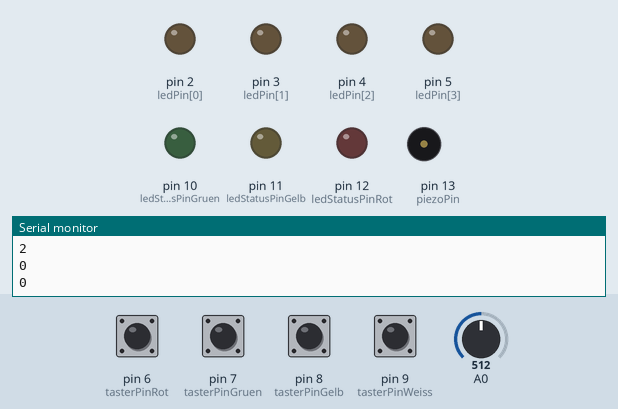
Recording of a sketch running on a simulated Arduino Uno, built with avr-gcc and run on an emulated ATmega328P. Parts: output pins drawn as LEDs (lit = HIGH), buzzer (waves = sounding), the last lines printed to the serial monitor. Inputs (shaded band) come from the test bench; at power-on: pin 6 (tasterPinRot), pin 7 (tasterPinGruen), pin 8 (tasterPinGelb), pin 9 (tasterPinWeiss) HIGH, A0 = 512. Random numbers use the default seed unless the sketch sets one.

Above: at 1.8 s.
1.9 s: pin 6 (tasterPinRot) pulled LOW for 0.15 s
At 4.8 s:
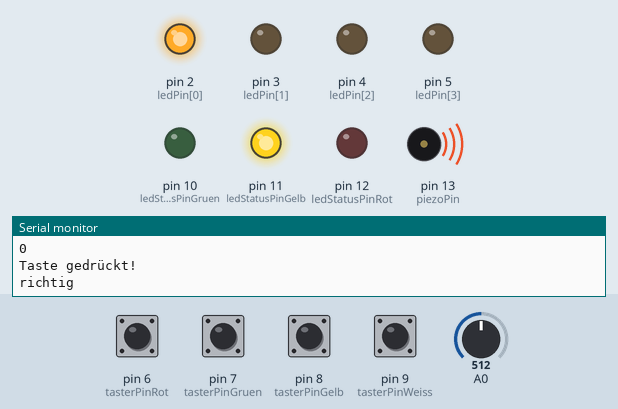
5.0 s: pin 6 (tasterPinRot) driven LOW
8.0 s: pin 6 (tasterPinRot) driven HIGH
11.0 s: pin 7 (tasterPinGruen) pulled LOW for 1 s
At 12.8 s:
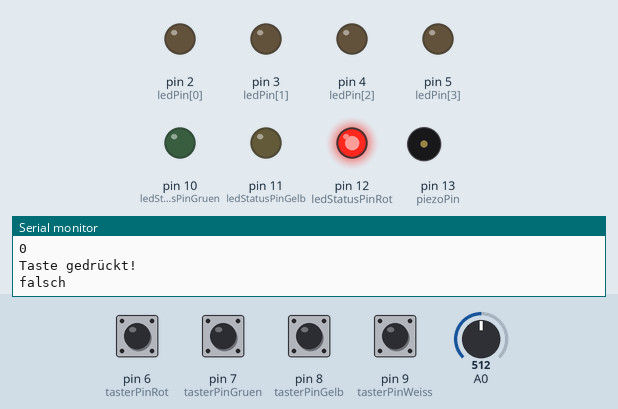
14.0 s: A0 set to 490
At 14.9 s:
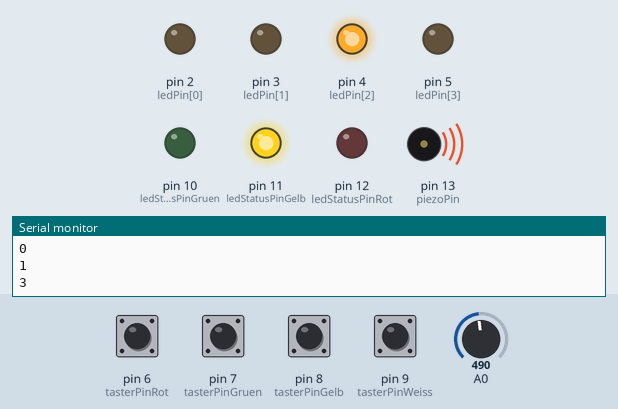
16.6 s: pin 8 (tasterPinGelb) pulled LOW for 0.15 s
At 17.4 s:
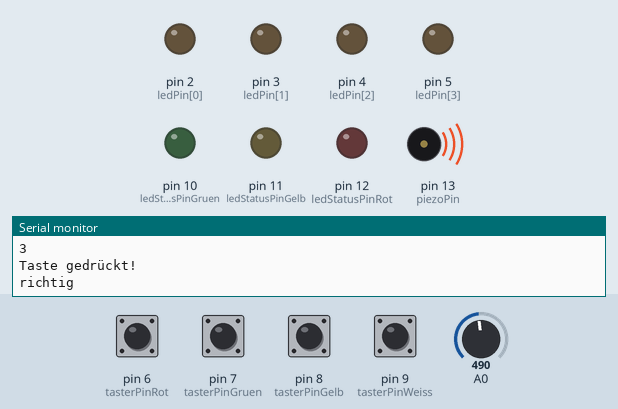
Timing chart, 0 to 19.3 s (numbered marks = the images above; inputs shaded):
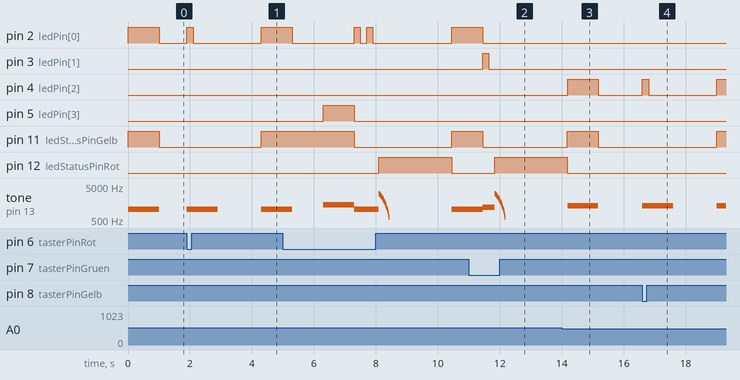

The sketch:

Farbensequenzspiel.ino
```cpp
/* Farbensequenzspiel */

#define MAXARRAY 6               // Vorgabe der Sequenzlänge
# define MAXLED 4                // Anzahl der LEDs
int ledPin[] = {2, 3, 4, 5};     // LED-Array mit Pin-Werten
#define piezoPin 13              // Piezo-Pin
#define tasterPinRot 6           // Taster Pin an roter LED
#define tasterPinGruen 7         // Taster-Pin an grüner LED
#define tasterPinGelb 8          // Taster-Pin an gelber LED
#define tasterPinWeiss 9         // Taster-Pin an weißer LED
#define ledStatusPinGruen 10     // Status LED grün
#define ledStatusPinGelb 11      // Status LED gelb
#define ledStatusPinRot 12       // Status LED rot

int colorArray[MAXARRAY];        // Enthält die Zahlenfolge für anzuzeigende Farben
int tones[] = {1047, 1175, 1319, 1397}; // Tonfrequenzen für die 4 Farben
int counter = 0;                 // Anzahl der gerade aufleuchtenden LEDs
boolean fail = false;

void setup(){
  Serial.begin(9600);
  for(int i = 0; i < MAXLED; i++)
    pinMode(ledPin[i], OUTPUT);       // LED-Pins als OUTPUT programmieren
  pinMode(tasterPinRot, INPUT);
  digitalWrite(tasterPinRot, HIGH);
  pinMode(tasterPinGruen, INPUT);
  digitalWrite(tasterPinGruen, HIGH);
  pinMode(tasterPinGelb, INPUT);
  digitalWrite(tasterPinGelb, HIGH);
  pinMode(tasterPinWeiss, INPUT);
  digitalWrite(tasterPinWeiss, HIGH);
  pinMode(ledStatusPinGruen, OUTPUT);
  pinMode(ledStatusPinGelb, OUTPUT);
  pinMode(ledStatusPinRot, OUTPUT);
}

void loop()
{
  digitalWrite(ledStatusPinGelb, HIGH);
  Serial.println("Spielstart");
  generateColors();
  int tasterCode;
  for(int i = 0; i <= counter; i++)    // Äußere Schleife
  {
    digitalWrite(ledStatusPinGelb, HIGH);
    giveSignalSequence(i);
    for(int k = 0; k <= i; k++)        // Innere Schleife
    {
      digitalWrite(ledStatusPinGelb, LOW);
      while(digitalRead(tasterPinRot) && digitalRead(tasterPinGruen) &&
            digitalRead(tasterPinGelb) && digitalRead(tasterPinWeiss));
      Serial.println("Taste gedrückt!"); // Zur Kontrolle im Serial Monitor
      // Anzeigen der gerückten Farbe
      if(!digitalRead(tasterPinRot))
        tasterCode = 0;
      if(!digitalRead(tasterPinGruen))
        tasterCode = 1;
      if(!digitalRead(tasterPinGelb))
        tasterCode = 2;
      if(!digitalRead(tasterPinWeiss))
        tasterCode = 3;
      giveSignal(tasterCode);
      // Überprüfung ob richtige Farbe gedrückt wurde
      if(colorArray[k] != tasterCode)
      {
        fail = true;
        break; // Innere for-Schleife verlassen
      }  // if
    }    // innere for
    if(!fail)
      Serial.println("richtig"); // Zur Kontrolle im Serial Monitor
    else
    {
      digitalWrite(ledStatusPinRot, HIGH);
      for(int i = 3000; i > 500; i-=150)
      {
        tone(piezoPin, i, 10); delay(20);
      }  // for
      Serial.println("falsch"); // Zur Kontrolle im Serial Monitor
      delay(2000);
      digitalWrite(ledStatusPinRot, LOW);
      counter = 0; fail = false;
      break;      // for-Schleife verlassen
    }  // else
    delay(2000);
    if(counter + 1 == MAXARRAY)
    {
      digitalWrite(ledStatusPinGruen, HIGH);
      for(int i = 500; i < 3000; i+=150)
      {
        tone(piezoPin, i, 10); delay(20);
      }  // for
      Serial.println("Ende!"); // Zur Kontrolle im Serial Monitor
      delay(2000);
      digitalWrite(ledStatusPinGruen, LOW);
      counter = 0; fail = false;
      break;                   // Äußere for-Schleife verlassen
    }  // if
    counter++; // Zähler inkrementieren
  }  // for
}    // loop

void giveSignalSequence(int value)      // Anzeige LEDs
{
  for(int i = 0; i <= value; i++)
  {
    digitalWrite(2 + colorArray[i], HIGH);
    generateTone(colorArray[i]);
    delay(1000);
    digitalWrite(2 + colorArray[i], LOW);
    if (i < value)
      delay(1000);
  }
}

void generateTone(int value)
{
  tone(piezoPin, tones[value], 1000);
}

void giveSignal(int value)    // Anzeige LED + Tonsignal
{
  digitalWrite(2 + value, HIGH);
  generateTone(value);
  delay(200);
  digitalWrite(2 + value, LOW);
  delay(200);
}

void generateColors()
{
  randomSeed(analogRead(0));
  for(int i = 0; i < MAXARRAY; i++)
    colorArray[i] = random(4); // Zufallszahlen von 0 bis 3 generieren
  // 0 = Rot, 1 = Grün, 2 = Gelb, 3 = Weiss
  for(int i = 0; i < MAXARRAY; i++)
    Serial.println(colorArray[i]); // Zur Kontrolle im Serial Monitor
}
```

Measured:
- after the input at 1.9 s, pin 2 (ledPin[0]): LOW → HIGH at once, → LOW 0.20 s later, → HIGH 2.2 s later; pin 11 (ledStatusPinGelb): LOW → HIGH after 2.4 s; tone on pin 13 (piezoPin): silent → 1047 Hz at once, → silent 1.0 s later, → 1047 Hz 1.4 s later
- after the input at 11.0 s, pin 3 (ledPin[1]): LOW → HIGH after 0.44 s, → LOW 0.20 s later; pin 12 (ledStatusPinRot): LOW → HIGH after 0.84 s
- after the input at 14.0 s, pin 4 (ledPin[2]): LOW → HIGH after 0.18 s, → LOW 1.0 s later
- after the input at 16.6 s, pin 4 (ledPin[2]): LOW → HIGH at once, → LOW 0.20 s later, → HIGH 2.2 s later; pin 11 (ledStatusPinGelb): LOW → HIGH after 2.4 s; tone on pin 13 (piezoPin): silent → 1319 Hz at once, → silent 1.0 s later, → 1319 Hz 1.4 s later
